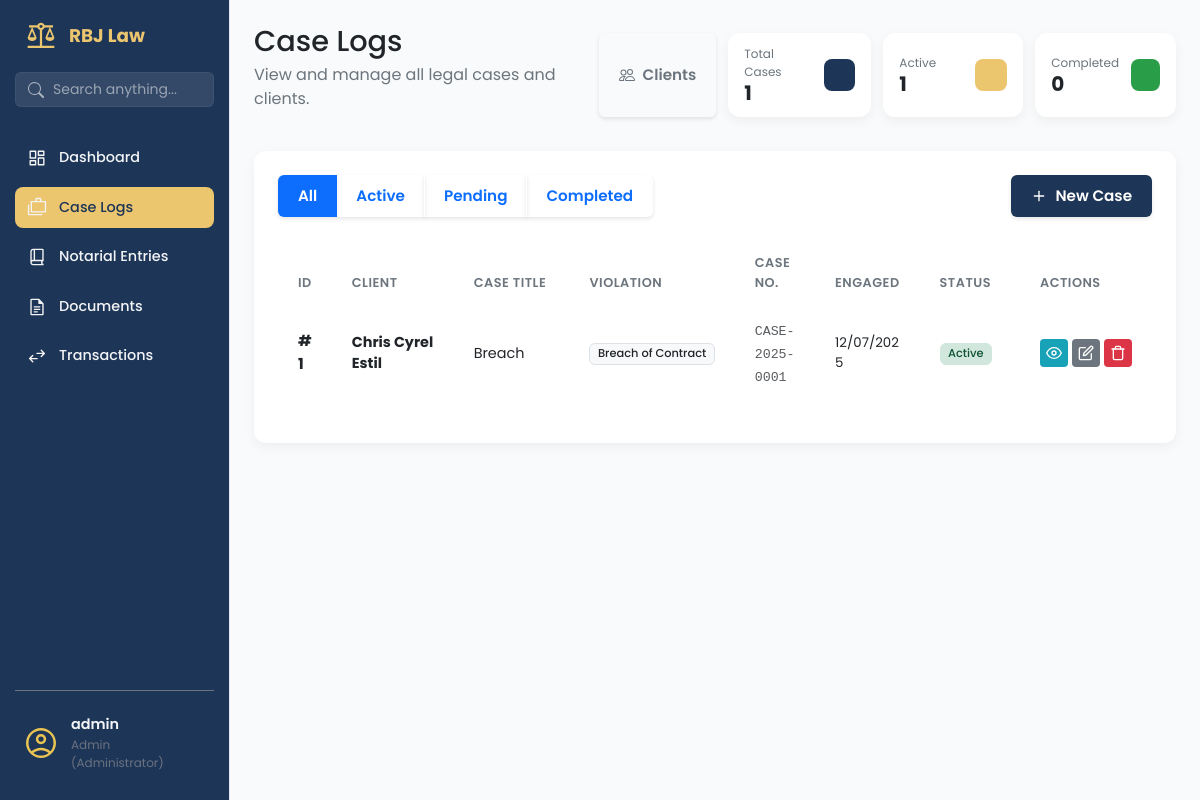
/cases/ (signed in), run on an earlier commit of the app's database.
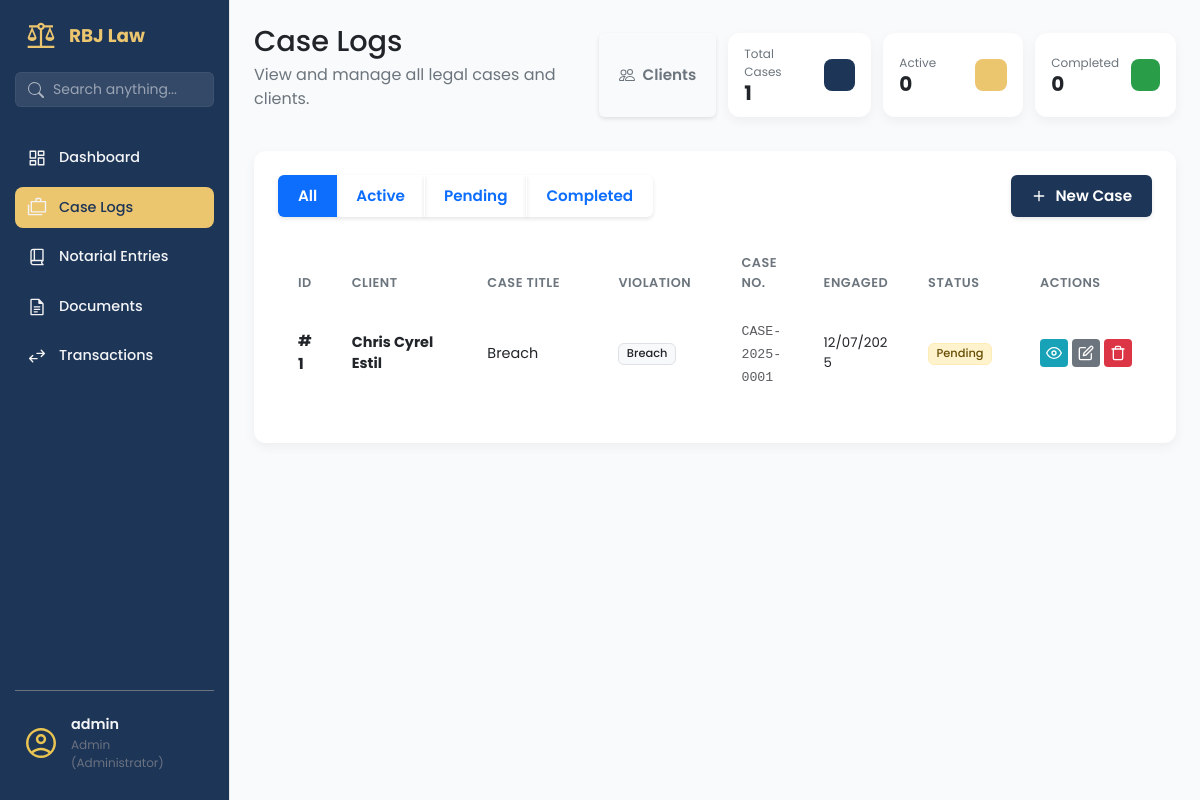
And on a later commit of the database.
### app/models/case_mdl.py (models this page shows, shortened)
class Case(db.Model):
    __tablename__ = 'cases'
    id = db.Column(db.Integer, primary_key=True)
    case_number = db.Column(db.String(100), unique=True, nullable=False)
    title = db.Column(db.String(255), nullable=False)
    case_category = db.Column(db.String(50), default='individual', nullable=False)  # 'individual' or 'corporate'
    case_type = db.Column(db.String(100), nullable=False)
    violation = db.Column(db.String(255), nullable=True)
    status = db.Column(db.String(50), default='active', nullable=False)
    engagement_date = db.Column(db.Date, nullable=False)
    filing_date = db.Column(db.Date, nullable=True)
    client_id = db.Column(db.Integer, db.ForeignKey('clients.id'), nullable=False)
    assigned_attorney_id = db.Column(db.Integer, db.ForeignKey('users.id'), nullable=True)
    created_at = db.Column(db.DateTime, default=datetime.utcnow)
    updated_at = db.Column(db.DateTime, default=datetime.utcnow, onupdate=datetime.utcnow)
    cause_of_action = db.Column(db.String(255), nullable=True)  # Add this field
    client = db.relationship('Client', backref='cases', lazy=True)
    assigned_attorney = db.relationship('User', backref='assigned_cases', lazy=True)
    schedules = db.relationship('Schedule', backref='case', lazy=True, cascade="all, delete-orphan", order_by="asc(Schedule.deadline)")

### app/models/client_mdl.py (models this page shows, shortened)
class Client(db.Model):
    __tablename__ = 'clients'
    id = db.Column(db.Integer, primary_key=True)
    client_first_name = db.Column(db.String(100), nullable=False)
    client_last_name = db.Column(db.String(100), nullable=False)
    client_address = db.Column(db.String(255), nullable=False)
    client_email = db.Column(db.String(120), nullable=False, unique=True)
    client_phone = db.Column(db.String(50))
    client_role = db.Column(db.String(50))
    notes = db.Column(db.Text)
    is_active = db.Column(db.Boolean, default=True, nullable=False)
    deleted_at = db.Column(db.DateTime, nullable=True)
    @property
    def full_name(self):
        return f"{self.client_first_name} {self.client_last_name}"

### app/routes/case_routes.py (the view)
@case_bp.route('/')
@admin_required
@login_required
def list_cases():
    status_filter = request.args.get('status', 'all')
    sort_by = request.args.get('sort_by', 'created_at')
    sort_order = request.args.get('sort_order', 'desc')
    valid_sort_columns = ['id', 'case_number', 'title', 'violation',
                         'engagement_date', 'filing_date', 'status',
                         'created_at', 'updated_at']
    if sort_by not in valid_sort_columns:
        sort_by = 'created_at'
    cases_query = Case.query
    if status_filter and status_filter != 'all':
        cases_query = cases_query.filter_by(status=status_filter)
    if sort_order == 'asc':
        cases_query = cases_query.order_by(asc(getattr(Case, sort_by)))
    else:
        cases_query = cases_query.order_by(desc(getattr(Case, sort_by)))
    cases = cases_query.all()
    total_cases = Case.query.count()
    active_count = Case.query.filter_by(status='active').count()
    completed_count = Case.query.filter_by(status='completed').count()
    pending_count = Case.query.filter_by(status='pending').count()
    return render_template('cases/list.html',
                         cases=cases,
                         total_cases=total_cases,
                         active_count=active_count,
                         completed_count=completed_count,
                         pending_count=pending_count,
                         current_status=status_filter,
                         sort_by=sort_by,
                         sort_order=sort_order)

### app/utils/permissions.py (called while the page is built)
def admin_required(f):
    @wraps(f)
    def decorated_function(*args, **kwargs):
        if not current_user.is_authenticated:
            flash('Please login to access this page.', 'error')
            return redirect(url_for('auth.login'))
        if not current_user.is_admin and current_user.role != 'admin':
            flash('Administrator access required.', 'error')
            return redirect(url_for('dashboard.dashboard_page'))
        return f(*args, **kwargs)
    return decorated_function

### app/templates/cases/list.html (shortened to what the changed rows need)
{% extends "base.html" %}
{% block content %}
<main class="dashboard-content">
    <header class="dashboard-header">
        <div>
            <h1>Case Logs </h1>
        </div>
        <div style="display: flex; justify-content: space-between; gap: 12px;">
            <div class="data-card data-card--sm">
                <div class="data-card__info">
                    <span class="data-card__title">Active</span>
                    <span class="data-card__value">{{ active_count }}</span>
                </div>
            </div>
        </div>
    </header>
    <section class="content-section">
        <div class="panel-card">
            <div class="table-wrapper">
                <table class="table" id="casesTable">
                    <colgroup>
                    </colgroup>
                    <thead>
                        <tr>
                            <th onclick="sortTable(0)" style="cursor: pointer;">ID</th>
                            <th onclick="sortTable(1)" style="cursor: pointer;">Client</th>
                            <th onclick="sortTable(2)" style="cursor: pointer;">Case Title</th>
                            <th onclick="sortTable(3)" style="cursor: pointer;">Violation</th>
                            <th onclick="sortTable(4)" style="cursor: pointer;">Case No.</th>
                            <th onclick="sortTable(5)" style="cursor: pointer;">Engaged</th>
                            <th onclick="sortTable(7)" style="cursor: pointer;">Status</th>
                            <th>Actions</th>
                        </tr>
                    </thead>
                    <tbody>
                        {% for case in cases %}
                        <tr class="document-row">
                            <td><strong>#{{ case.id }}</strong></td>
                            <td>
                                {% if case.client %}
                                <div class="d-flex flex-column">
                                    <span class="fw-bold text-dark" style="font-size: 0.9rem;">
                                        {{ case.client.full_name }}
                                    </span>
                                </div>
                                {% else %}
                                <span class="text-muted">No Client</span>
                                {% endif %}
                            </td>
                            <td>
                                <span class="text-dark" style="font-size: 0.9rem;">{{ case.title }}</span>
                            </td>
                            <td><span class="badge bg-light text-dark border">{{ case.violation or 'N/A' }}</span></td>
                            <td><code class="text-muted">{{ case.case_number }}</code></td>
                            <td>
                                <div class="small">{{ case.engagement_date.strftime('%m/%d/%Y') }}</div>
                            </td>
                            <td>
                                {% if case.status == 'active' %}
                                <span
                                    class="badge bg-success-subtle text-success border border-success-subtle me-2">Active</span>
                                {% elif case.status == 'completed' %}
                                <span
                                    class="badge bg-primary-subtle text-primary border border-primary-subtle me-2">Completed</span>
                                {% elif case.status == 'pending' %}
                                <span
                                    class="badge bg-warning-subtle text-warning border border-warning-subtle me-2">Pending</span>
                                {% else %}
                                <span
                                    class="badge bg-secondary-subtle text-secondary border border-secondary-subtle me-2">{{
                                    case.status|title }}</span>
                                {% endif %}
                            </td>
                            <td>
                                <div class="action-buttons">
                                    <a href="{{ url_for('case.view_case', case_id=case.id) }}"
                                        class="btn-action btn-action--info" title="View Details">
                                        <svg xmlns="http://www.w3.org/2000/svg" width="16" height="16"
                                            viewBox="0 0 24 24" fill="none" stroke="currentColor" stroke-width="2"
                                            stroke-linecap="round" stroke-linejoin="round">
                                            <path d="M1 12s4-8 11-8 11 8 11 8-4 8-11 8-11-8-11-8z"></path>
                                            <circle cx="12" cy="12" r="3"></circle>
                                        </svg>
                                    </a>
                                    <a href="{{ url_for('case.edit_case', case_id=case.id) }}"
                                        class="btn-action btn-action--secondary" title="Update Case">
                                    </a>
                                    <form method="POST" action="{{ url_for('case.delete_case', case_id=case.id) }}"
                                        style="display: inline;"
                                        onsubmit="return confirm('Are you sure you want to delete this case?');">
                                        <button type="submit" class="btn-action btn-action--danger" title="Delete">
                                        </button>
                                    </form>
                                </div>
                            </td>
                        </tr>
                        {% endfor %}
                    </tbody>
                </table>
            </div>
        </div>
    </section>
</main>
{% endblock %}

What changed in the data, as far as the page shows it:
changed Case "Breach": violation "Breach of Contract" → "Breach"; status "Active" → "Pending"
Also different on the page:
{{ active_count }}: "1" → "0"
